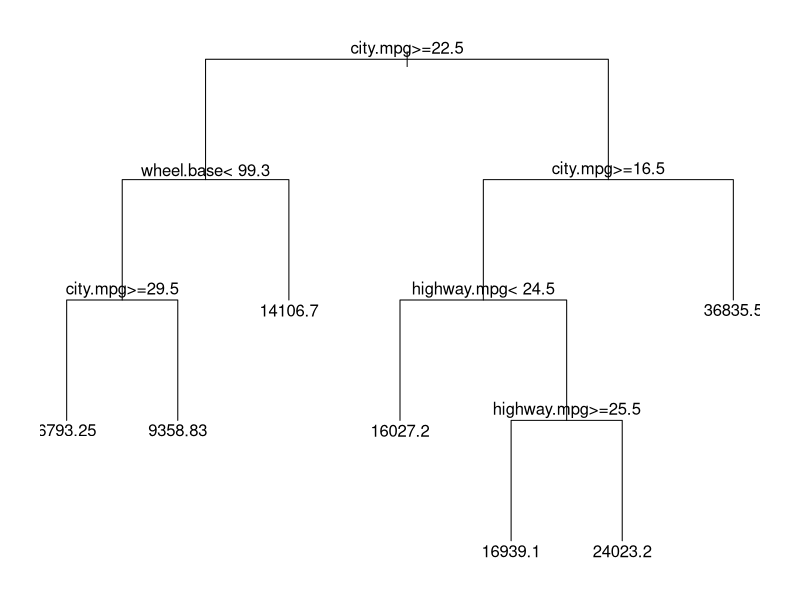
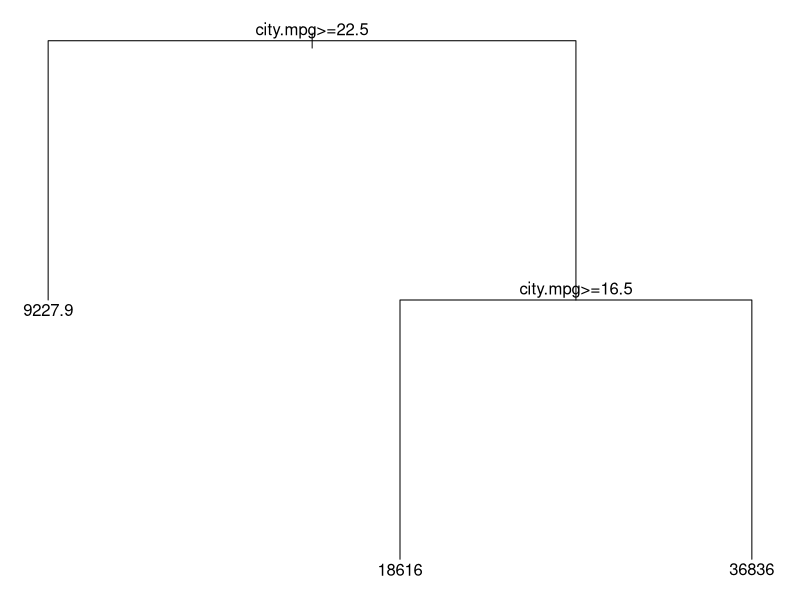

These charts were generated, in order, by the following R code:
### Simple Decision Tree: Regression
library(rpart)
autos <- read.csv("autos.csv")


fit <- rpart(price ~ highway.mpg + city.mpg + wheel.base, data = autos)
fit

par(mar=c(2 ,2, 2, 2))
plot(fit, uniform = TRUE)
text(fit, digits=6)

par(mar=c(1 ,1, 1, 1))
fit.prune = prune(fit,cp=0.1)
plot(fit.prune, uniform = TRUE)
text(fit.prune, digits=5)

par(mar=c(5.1, 4.1, 4.1, 2.1))
